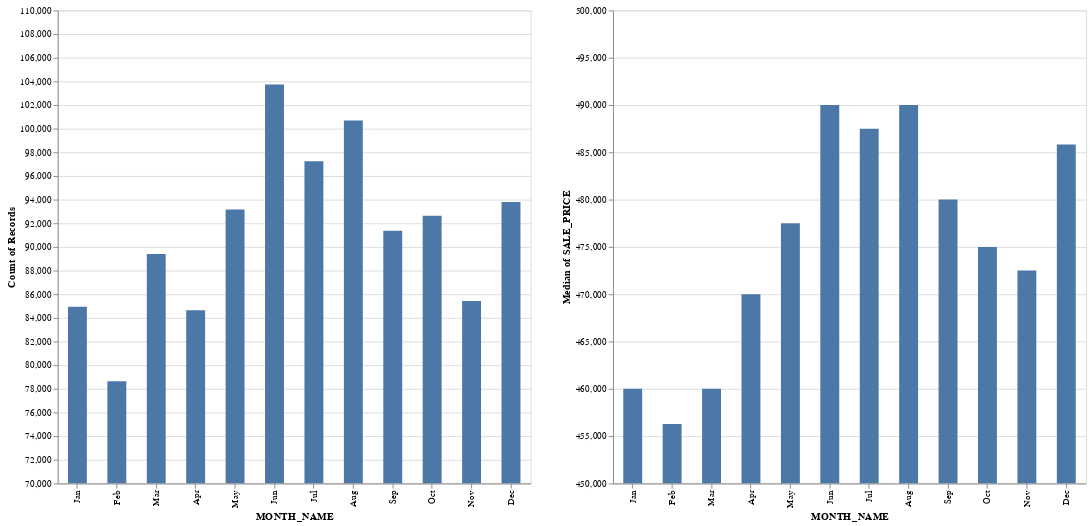

Notebook source saved alongside this figure:
### Code cell
right = alt.Chart(df_temp).mark_bar(clip=True, size=20).encode(
    y = alt.Y('count()', scale=alt.Scale(domain=[70000, 110000])),
    x= alt.X('MONTH_NAME:O', sort=alt.EncodingSortField(field="SALE_MONTH", order='ascending'))
).properties(width=500, height=500)

left = alt.Chart(df_temp).mark_bar(clip=True, size=20).encode(
    y = alt.Y('median(SALE_PRICE)', scale=alt.Scale(domain=[450000, 500000])),
    x= alt.X('MONTH_NAME:O', sort=alt.EncodingSortField(field="SALE_MONTH", order='ascending'))
).properties(width=500, height=500)

alt.hconcat(right, left, spacing=30)

### Figure 1 — Vega specification as saved in the notebook (floating-point values rounded to 4 significant figures)
{"$schema": "https://vega.github.io/schema/vega/v5.json", "data": [{"name": "source_0"}, {"name": "data_0", "values": [{"MONTH_NAME": "Jan", "__count": 84945, "median_SALE_PRICE": 460000}, {"MONTH_NAME": "Oct", "__count": 92642, "median_SALE_PRICE": 475000}, {"MONTH_NAME": "Jun", "__count": 103740, "median_SALE_PRICE": 490000}, {"MONTH_NAME": "Sep", "__count": 91376, "median_SALE_PRICE": 480000}, {"MONTH_NAME": "Apr", "__count": 84635, "median_SALE_PRICE": 470000}, {"MONTH_NAME": "Nov", "__count": 85434, "median_SALE_PRICE": 472500}, {"MONTH_NAME": "Feb", "__count": 78636, "median_SALE_PRICE": 456272}, {"MONTH_NAME": "Dec", "__count": 93804, "median_SALE_PRICE": 485819}, {"MONTH_NAME": "Mar", "__count": 89408, "median_SALE_PRICE": 460000}, {"MONTH_NAME": "May", "__count": 93153, "median_SALE_PRICE": 477500}, {"MONTH_NAME": "Aug", "__count": 100698, "median_SALE_PRICE": 490000}, {"MONTH_NAME": "Jul", "__count": 97235, "median_SALE_PRICE": 487500}]}, {"name": "data_1", "values": [{"MONTH_NAME": "Jan", "median_SALE_PRICE": 460000}, {"MONTH_NAME": "Oct", "median_SALE_PRICE": 475000}, {"MONTH_NAME": "Jun", "median_SALE_PRICE": 490000}, {"MONTH_NAME": "Sep", "median_SALE_PRICE": 480000}, {"MONTH_NAME": "Apr", "median_SALE_PRICE": 470000}, {"MONTH_NAME": "Nov", "median_SALE_PRICE": 472500}, {"MONTH_NAME": "Feb", "median_SALE_PRICE": 456272}, {"MONTH_NAME": "Dec", "median_SALE_PRICE": 485819}, {"MONTH_NAME": "Mar", "median_SALE_PRICE": 460000}, {"MONTH_NAME": "May", "median_SALE_PRICE": 477500}, {"MONTH_NAME": "Aug", "median_SALE_PRICE": 490000}, {"MONTH_NAME": "Jul", "median_SALE_PRICE": 487500}]}, {"name": "source_0_concat_0_x_domain_MONTH_NAME", "values": [{"MONTH_NAME": "Jan", "sort_field": 1}, {"MONTH_NAME": "Oct", "sort_field": 10}, {"MONTH_NAME": "Jun", "sort_field": 6}, {"MONTH_NAME": "Sep", "sort_field": 9}, {"MONTH_NAME": "Apr", "sort_field": 4}, {"MONTH_NAME": "Nov", "sort_field": 11}, {"MONTH_NAME": "Feb", "sort_field": 2}, {"MONTH_NAME": "Dec", "sort_field": 12}, {"MONTH_NAME": "Mar", "sort_field": 3}, {"MONTH_NAME": "May", "sort_field": 5}, {"MONTH_NAME": "Aug", "sort_field": 8}, {"MONTH_NAME": "Jul", "sort_field": 7}]}, {"name": "source_0_concat_1_x_domain_MONTH_NAME", "values": [{"MONTH_NAME": "Jan", "sort_field": 1}, {"MONTH_NAME": "Oct", "sort_field": 10}, {"MONTH_NAME": "Jun", "sort_field": 6}, {"MONTH_NAME": "Sep", "sort_field": 9}, {"MONTH_NAME": "Apr", "sort_field": 4}, {"MONTH_NAME": "Nov", "sort_field": 11}, {"MONTH_NAME": "Feb", "sort_field": 2}, {"MONTH_NAME": "Dec", "sort_field": 12}, {"MONTH_NAME": "Mar", "sort_field": 3}, {"MONTH_NAME": "May", "sort_field": 5}, {"MONTH_NAME": "Aug", "sort_field": 8}, {"MONTH_NAME": "Jul", "sort_field": 7}]}], "signals": [{"name": "childWidth", "value": 500}], "marks": [{"type": "group", "name": "concat_0_group", "encode": {"update": {"width": {"signal": "childWidth"}, "height": {"signal": "height"}}}, "marks": [{"type": "rect", "name": "concat_0_marks", "from": {"data": "data_0"}, "encode": {"update": {"y2": {"signal": "scale('concat_0_y', domain('concat_0_y')[0])"}, "width": {"value": 20}, "fill": {"value": "#4c78a8"}, "xc": {"field": "MONTH_NAME", "scale": "concat_0_x", "band": 0.5}, "y": {"field": "__count", "scale": "concat_0_y"}}}, "clip": true, "style": ["bar"]}], "axes": [{"scale": "concat_0_y", "aria": false, "ticks": false, "tickCount": {"signal": "ceil(height/40)"}, "zindex": 0, "domain": false, "orient": "left", "maxExtent": 0, "minExtent": 0, "gridScale": "concat_0_x", "labels": false, "grid": true}, {"scale": "concat_0_x", "orient": "bottom", "labelAlign": "right", "title": "MONTH_NAME", "grid": false, "labelAngle": 270, "labelBaseline": "middle", "zindex": 0}, {"scale": "concat_0_y", "grid": false, "labelOverlap": true, "title": "Count of Records", "tickCount": {"signal": "ceil(height/40)"}, "zindex": 0, "orient": "left"}], "style": "cell"}, {"type": "group", "name": "concat_1_group", "encode": {"update": {"width": {"signal": "childWidth"}, "height": {"signal": "height"}}}, "marks": [{"type": "rect", "name": "concat_1_marks", "from": {"data": "data_1"}, "encode": {"update": {"width": {"value": 20}, "fill": {"value": "#4c78a8"}, "y": {"field": "median_SALE_PRICE", "scale": "concat_1_y"}, "y2": {"signal": "scale('concat_1_y', domain('concat_1_y')[0])"}, "xc": {"field": "MONTH_NAME", "scale": "concat_1_x", "band": 0.5}}}, "clip": true, "style": ["bar"]}], "axes": [{"scale": "concat_1_y", "maxExtent": 0, "zindex": 0, "minExtent": 0, "ticks": false, "labels": false, "gridScale": "concat_1_x", "tickCount": {"signal": "ceil(height/40)"}, "orient": "left", "domain": false, "aria": false, "grid": true}, {"scale": "concat_1_x", "labelAlign": "right", "labelAngle": 270, "labelBaseline": "middle", "grid": false, "zindex": 0, "title": "MONTH_NAME", "orient": "bottom"}, {"scale": "concat_1_y", "zindex": 0, "tickCount": {"signal": "ceil(height/40)"}, "title": "Median of SALE_PRICE", "grid": false, "labelOverlap": true, "orient": "left"}], "style": "cell"}], "scales": [{"name": "concat_0_x", "type": "band", "domain": {"data": "source_0_concat_0_x_domain_MONTH_NAME", "field": "MONTH_NAME", "sort": {"op": "max", "field": "sort_field"}}, "range": [0, {"signal": "childWidth"}], "paddingInner": 0.1, "paddingOuter": 0.05}, {"name": "concat_0_y", "type": "linear", "domain": [70000, 110000], "range": [{"signal": "height"}, 0], "zero": false}, {"name": "concat_1_x", "type": "band", "domain": {"data": "source_0_concat_1_x_domain_MONTH_NAME", "field": "MONTH_NAME", "sort": {"op": "max", "field": "sort_field"}}, "range": [0, {"signal": "childWidth"}], "paddingOuter": 0.05, "paddingInner": 0.1}, {"name": "concat_1_y", "type": "linear", "domain": [450000, 500000], "range": [{"signal": "height"}, 0], "zero": false}], "padding": 5, "height": 500, "background": "white", "layout": {"padding": 30, "bounds": "full", "align": "each"}}
